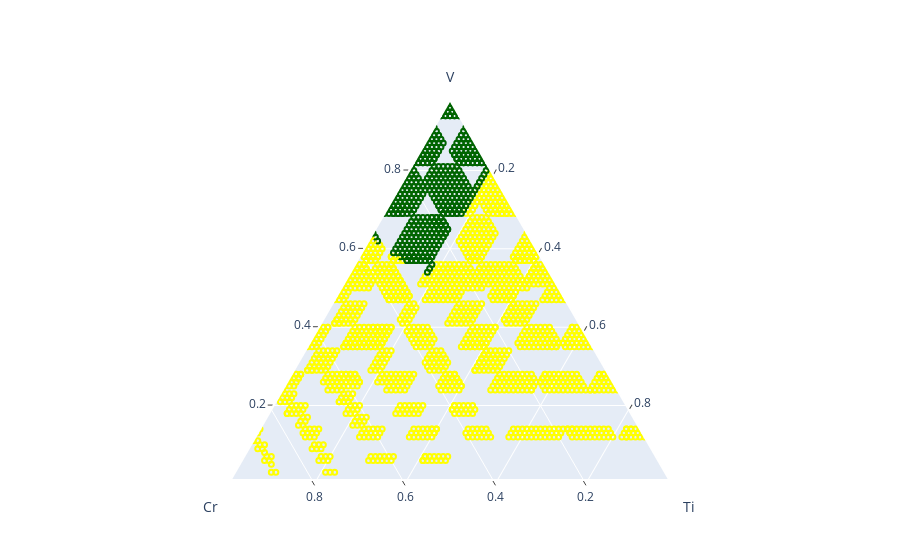

The notebook cell saved with this chart:
### Code cell
import plotly.graph_objects as go

# Merge the dataframes on the V, Cr, and Ti columns
merged_df = pd.merge(trans_df, activation_df, on=['V', 'Cr', 'Ti'], suffixes=('_trans', '_act'))

# Determine the final color based on the intersection logic
merged_df['color'] = merged_df.apply(
    lambda row: 'darkgreen' if row['color_trans'] == 'darkgreen' and row['color_act'] == 'darkgreen' else 'yellow',
    axis=1
)

# Prepare for plotting the ternary diagram
def plot_ternary(df):
    fig = go.Figure(go.Scatterternary({
        'mode': 'markers',
        'a': df['V'],
        'b': df['Cr'],
        'c': df['Ti'],
        'marker': {
            'symbol': 100,
            'color': df['color'],
            'size': 5,
            'line': {'width': 2}
        }
    }))

    fig.update_layout({
        'ternary': {
            'sum': 1,
            'aaxis': {'title': 'V', 'min': 0.01, 'linewidth': 2, 'ticks': 'outside'},
            'baxis': {'title': 'Cr', 'min': 0.01, 'linewidth': 2, 'ticks': 'outside'},
            'caxis': {'title': 'Ti', 'min': 0.01, 'linewidth': 2, 'ticks': 'outside'}
        },
        #'title': 'Ternary Plot of Compositions'
    })
    
    return fig

# Plot the ternary diagram
fig = plot_ternary(merged_df)
fig.show()
fig.write_image('therm_act_combined_plot.png')

### Figure 1 — Plotly figure (JSON) as saved in the notebook; plotly's stock layout.template omitted (floating-point values rounded to 4 significant figures; data arrays with more than 128 entries replaced by an {"elided": "..."} marker saying what was removed)
{"data": [{"a": {"elided": "2193 float values"}, "b": {"elided": "2193 float values"}, "c": {"elided": "2193 float values"}, "marker": {"color": {"elided": "2193 str values"}, "line": {"width": 2}, "size": 5, "symbol": 100}, "mode": "markers", "type": "scatterternary"}], "layout": {"ternary": {"aaxis": {"linewidth": 2, "min": 0.01, "ticks": "outside", "title": {"text": "V"}}, "baxis": {"linewidth": 2, "min": 0.01, "ticks": "outside", "title": {"text": "Cr"}}, "caxis": {"linewidth": 2, "min": 0.01, "ticks": "outside", "title": {"text": "Ti"}}, "sum": 1}}}
